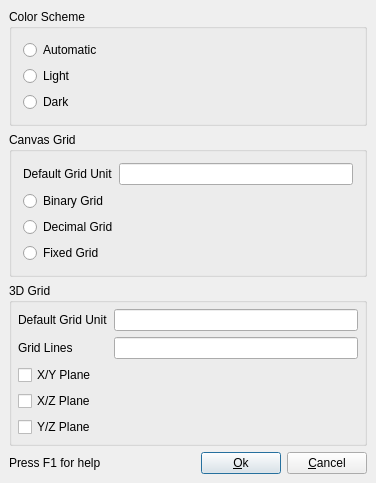
<?xml version="1.0" encoding="UTF-8"?>
<ui version="4.0">
 <class>ViewportSettingsBase</class>
 <widget class="QDialog" name="ViewportSettingsBase">
  <property name="geometry">
   <rect>
    <x>0</x>
    <y>0</y>
    <width>372</width>
    <height>409</height>
   </rect>
  </property>
  <property name="windowTitle">
   <string>Viewport Settings</string>
  </property>
  <layout class="QVBoxLayout">
   <property name="spacing">
    <number>6</number>
   </property>
   <property name="leftMargin">
    <number>9</number>
   </property>
   <property name="topMargin">
    <number>9</number>
   </property>
   <property name="rightMargin">
    <number>9</number>
   </property>
   <property name="bottomMargin">
    <number>9</number>
   </property>
   <item>
    <widget class="QGroupBox" name="groupBox3">
     <property name="title">
      <string>Color Scheme</string>
     </property>
     <layout class="QVBoxLayout">
      <item>
       <widget class="QRadioButton" name="m_colorsAuto">
        <property name="text">
         <string>Automatic</string>
        </property>
       </widget>
      </item>
      <item>
       <widget class="QRadioButton" name="m_colorsLight">
        <property name="text">
         <string>Light</string>
        </property>
       </widget>
      </item>
      <item>
       <widget class="QRadioButton" name="m_colorsDark">
        <property name="text">
         <string>Dark</string>
        </property>
       </widget>
      </item>
     </layout>
    </widget>
   </item>
   <item>
    <widget class="QGroupBox" name="groupBox1">
     <property name="title">
      <string>Canvas Grid</string>
     </property>
     <layout class="QVBoxLayout">
      <item>
       <layout class="QHBoxLayout">
        <property name="spacing">
         <number>6</number>
        </property>
        <property name="leftMargin">
         <number>0</number>
        </property>
        <property name="topMargin">
         <number>0</number>
        </property>
        <property name="rightMargin">
         <number>0</number>
        </property>
        <property name="bottomMargin">
         <number>0</number>
        </property>
        <item>
         <widget class="QLabel" name="textLabel1">
          <property name="text">
           <string>Default Grid Unit</string>
          </property>
          <property name="wordWrap">
           <bool>false</bool>
          </property>
         </widget>
        </item>
        <item>
         <widget class="QLineEdit" name="m_gridUnit"/>
        </item>
       </layout>
      </item>
      <item>
       <widget class="QRadioButton" name="m_binaryGrid">
        <property name="text">
         <string>Binary Grid</string>
        </property>
       </widget>
      </item>
      <item>
       <widget class="QRadioButton" name="m_decimalGrid">
        <property name="text">
         <string>Decimal Grid</string>
        </property>
       </widget>
      </item>
      <item>
       <widget class="QRadioButton" name="m_fixedGrid">
        <property name="text">
         <string>Fixed Grid</string>
        </property>
       </widget>
      </item>
      <item>
       <spacer>
        <property name="orientation">
         <enum>Qt::Vertical</enum>
        </property>
        <property name="sizeHint" stdset="0">
         <size>
          <width>330</width>
          <height>16</height>
         </size>
        </property>
       </spacer>
      </item>
     </layout>
    </widget>
   </item>
   <item>
    <widget class="QGroupBox" name="groupBox2">
     <property name="title">
      <string>3D Grid</string>
     </property>
     <layout class="QVBoxLayout">
      <property name="spacing">
       <number>6</number>
      </property>
      <property name="leftMargin">
       <number>6</number>
      </property>
      <property name="topMargin">
       <number>6</number>
      </property>
      <property name="rightMargin">
       <number>6</number>
      </property>
      <property name="bottomMargin">
       <number>6</number>
      </property>
      <item>
       <layout class="QGridLayout">
        <property name="leftMargin">
         <number>0</number>
        </property>
        <property name="topMargin">
         <number>0</number>
        </property>
        <property name="rightMargin">
         <number>0</number>
        </property>
        <property name="bottomMargin">
         <number>0</number>
        </property>
        <property name="spacing">
         <number>6</number>
        </property>
        <item row="1" column="1">
         <widget class="QLineEdit" name="m_3dGridLines"/>
        </item>
        <item row="0" column="0">
         <widget class="QLabel" name="textLabel1_2">
          <property name="text">
           <string>Default Grid Unit</string>
          </property>
          <property name="wordWrap">
           <bool>false</bool>
          </property>
         </widget>
        </item>
        <item row="0" column="1">
         <widget class="QLineEdit" name="m_3dGridUnit"/>
        </item>
        <item row="1" column="0">
         <widget class="QLabel" name="textLabel3">
          <property name="text">
           <string>Grid Lines</string>
          </property>
          <property name="wordWrap">
           <bool>false</bool>
          </property>
         </widget>
        </item>
       </layout>
      </item>
      <item>
       <widget class="QCheckBox" name="m_3dXY">
        <property name="text">
         <string>X/Y Plane</string>
        </property>
       </widget>
      </item>
      <item>
       <widget class="QCheckBox" name="m_3dXZ">
        <property name="text">
         <string>X/Z Plane</string>
        </property>
       </widget>
      </item>
      <item>
       <widget class="QCheckBox" name="m_3dYZ">
        <property name="text">
         <string>Y/Z Plane</string>
        </property>
       </widget>
      </item>
     </layout>
    </widget>
   </item>
   <item>
    <layout class="QHBoxLayout">
     <property name="spacing">
      <number>6</number>
     </property>
     <property name="leftMargin">
      <number>0</number>
     </property>
     <property name="topMargin">
      <number>0</number>
     </property>
     <property name="rightMargin">
      <number>0</number>
     </property>
     <property name="bottomMargin">
      <number>0</number>
     </property>
     <item>
      <widget class="QLabel" name="textLabel7">
       <property name="text">
        <string>Press F1 for help</string>
       </property>
       <property name="wordWrap">
        <bool>false</bool>
       </property>
      </widget>
     </item>
     <item>
      <spacer>
       <property name="orientation">
        <enum>Qt::Horizontal</enum>
       </property>
       <property name="sizeType">
        <enum>QSizePolicy::Expanding</enum>
       </property>
       <property name="sizeHint" stdset="0">
        <size>
         <width>210</width>
         <height>20</height>
        </size>
       </property>
      </spacer>
     </item>
     <item>
      <widget class="QPushButton" name="m_okButton">
       <property name="text">
        <string>&amp;Ok</string>
       </property>
       <property name="shortcut">
        <string>Alt+O</string>
       </property>
      </widget>
     </item>
     <item>
      <widget class="QPushButton" name="m_cancelButton">
       <property name="text">
        <string>&amp;Cancel</string>
       </property>
       <property name="shortcut">
        <string>Alt+C</string>
       </property>
      </widget>
     </item>
    </layout>
   </item>
  </layout>
 </widget>
 <layoutdefault spacing="6" margin="11"/>
 <tabstops>
  <tabstop>m_gridUnit</tabstop>
  <tabstop>m_binaryGrid</tabstop>
  <tabstop>m_decimalGrid</tabstop>
  <tabstop>m_fixedGrid</tabstop>
  <tabstop>m_3dGridUnit</tabstop>
  <tabstop>m_3dGridLines</tabstop>
  <tabstop>m_3dXY</tabstop>
  <tabstop>m_3dXZ</tabstop>
  <tabstop>m_3dYZ</tabstop>
  <tabstop>m_okButton</tabstop>
  <tabstop>m_cancelButton</tabstop>
 </tabstops>
 <resources/>
 <connections>
  <connection>
   <sender>m_okButton</sender>
   <signal>clicked()</signal>
   <receiver>ViewportSettingsBase</receiver>
   <slot>accept()</slot>
   <hints>
    <hint type="sourcelabel">
     <x>20</x>
     <y>20</y>
    </hint>
    <hint type="destinationlabel">
     <x>20</x>
     <y>20</y>
    </hint>
   </hints>
  </connection>
  <connection>
   <sender>m_cancelButton</sender>
   <signal>clicked()</signal>
   <receiver>ViewportSettingsBase</receiver>
   <slot>reject()</slot>
   <hints>
    <hint type="sourcelabel">
     <x>20</x>
     <y>20</y>
    </hint>
    <hint type="destinationlabel">
     <x>20</x>
     <y>20</y>
    </hint>
   </hints>
  </connection>
 </connections>
</ui>
